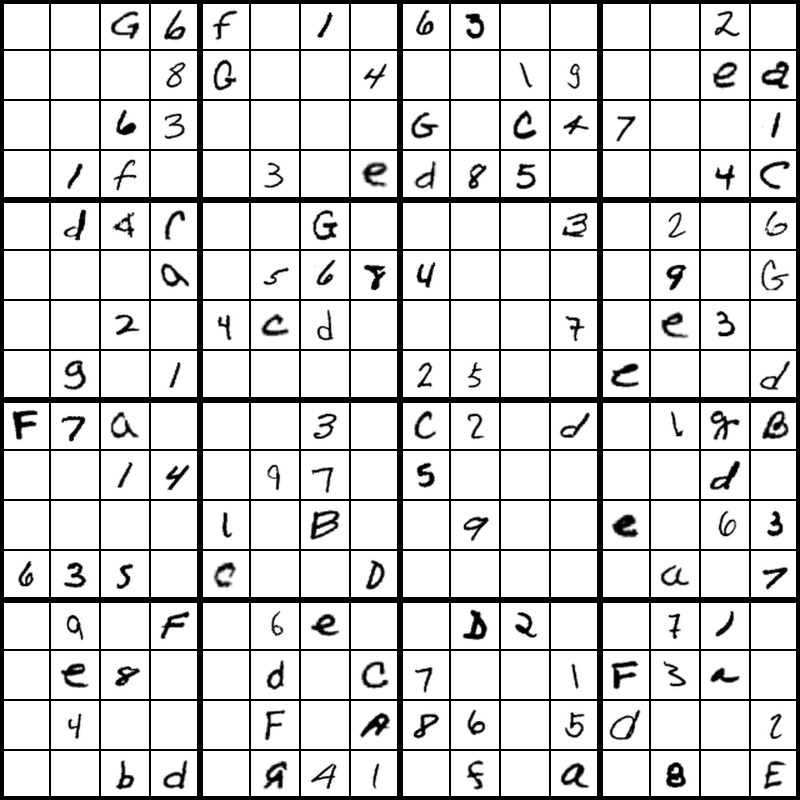
#> input picture 100-0 split detect handwritten digit errors/board_images/board16_10.png, 1600 x 1600 px (shown at 1/2 size)
$ python -i augmentation.py   (imports and definitions only)
#> lines starting #> are read from the running program, lines starting #| are printed output that depends on the picture
#> further down, picture is the input picture: shape (1600, 1600); min 0, max 255, mean 215.2
# -*- coding: utf-8 -*-
"""
Advanced data augmentation for handwritten KenKen character recognition.

Key additions over basic augmentation:
1. Elastic deformation (handwriting variation)
2. Erosion/dilation (stroke width variation)
3. Higher rotation range (-20 to +20 degrees)
4. Aspect ratio distortion
5. Variable scale (0.5-1.2)
"""

import numpy as np
from PIL import Image, ImageFilter
import random
from scipy.ndimage import map_coordinates, gaussian_filter


# [143 lines left out: functions elastic_transform, rotate_image, scale_and_center, distort_aspect_ratio, erode_dilate, not called in this run]


def translate_image(img_array, dx=0, dy=0):
    """
    Translate image by (dx, dy) pixels.

    Args:
        img_array: Input image
        dx: Horizontal offset
        dy: Vertical offset

    Returns:
        Translated image
    """
#> called with dx = -1, dy = 1
    result = np.ones_like(img_array)  # White background
    h, w = img_array.shape
#> h = 1600; w = 1600

    # Calculate source and destination regions
    src_x1 = max(0, -dx)
    src_y1 = max(0, -dy)
    src_x2 = min(w, w - dx)
#> src_x2 = 1600
    src_y2 = min(h, h - dy)
#> src_y2 = 1599

    dst_x1 = max(0, dx)
    dst_y1 = max(0, dy)
    dst_x2 = min(w, w + dx)
#> dst_x2 = 1599
    dst_y2 = min(h, h + dy)
#> dst_y2 = 1600

    result[dst_y1:dst_y2, dst_x1:dst_x2] = img_array[src_y1:src_y2, src_x1:src_x2]
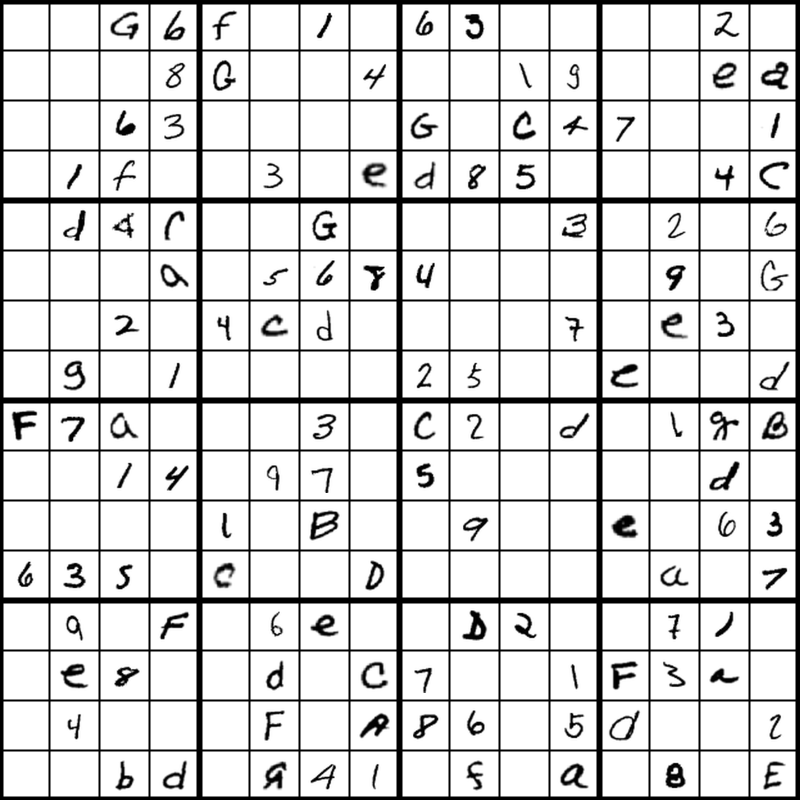
#> result: shape (1600, 1600) (shown at 1/2 size); min 0, max 255, mean 215.2
    return result


# [29 lines left out: functions add_gaussian_noise, add_salt_pepper_noise, apply_blur, not called in this run]


def augment_handwritten(img_array, level='medium'):
    """
    Apply comprehensive augmentation for handwritten digits.

    Args:
        img_array: Input image (28x28, 0-1 range, white bg)
        level: 'none', 'light', 'medium', 'heavy'

    Returns:
        Augmented image
    """
    if level == 'none':
        return img_array

    img = img_array.copy()

    # Define probabilities and ranges by level
    config = {
        'light': {
            'scale_range': (0.8, 1.0),
            'rotation_range': (-10, 10),
            'translate_range': (-2, 2),
            'elastic_prob': 0.2,
            'elastic_alpha': 20,
            'morph_prob': 0.1,
            'aspect_prob': 0.1,
            'blur_prob': 0.2,
            'noise_prob': 0.1,
        },
        'medium': {
            'scale_range': (0.6, 1.1),
            'rotation_range': (-15, 15),
            'translate_range': (-3, 3),
            'elastic_prob': 0.4,
            'elastic_alpha': 30,
            'morph_prob': 0.3,
            'aspect_prob': 0.3,
            'blur_prob': 0.3,
            'noise_prob': 0.2,
        },
        'heavy': {
            'scale_range': (0.5, 1.2),
            'rotation_range': (-20, 20),
            'translate_range': (-4, 4),
            'elastic_prob': 0.6,
            'elastic_alpha': 40,
            'morph_prob': 0.4,
            'aspect_prob': 0.4,
            'blur_prob': 0.4,
            'noise_prob': 0.3,
        },
    }

    cfg = config.get(level, config['medium'])

    # 1. Scale variation (simulate different puzzle sizes)
    if random.random() < 0.7:
        scale = random.uniform(*cfg['scale_range'])
        img = scale_and_center(img, scale)

    # 2. Rotation (simulate tilted writing)
    if random.random() < 0.5:
        angle = random.uniform(*cfg['rotation_range'])
        img = rotate_image(img, angle)

    # 3. Translation (simulate off-center extraction)
    if random.random() < 0.5:
        dx = random.randint(*cfg['translate_range'])
        dy = random.randint(*cfg['translate_range'])
        img = translate_image(img, dx, dy)

    # 4. Elastic deformation (simulate handwriting variation)
    if random.random() < cfg['elastic_prob']:
        alpha = random.uniform(cfg['elastic_alpha'] * 0.5, cfg['elastic_alpha'] * 1.5)
        sigma = random.uniform(3, 5)
        img = elastic_transform(img, alpha=alpha, sigma=sigma)

    # 5. Morphological operations (stroke width variation)
    if random.random() < cfg['morph_prob']:
        op = random.choice(['erode', 'dilate'])
        img = erode_dilate(img, operation=op, kernel_size=2)

    # 6. Aspect ratio distortion
    if random.random() < cfg['aspect_prob']:
        x_scale = random.uniform(0.9, 1.1)
        y_scale = random.uniform(0.9, 1.1)
        img = distort_aspect_ratio(img, x_scale, y_scale)

    # 7. Blur (simulate downsampling artifacts)
    if random.random() < cfg['blur_prob']:
        radius = random.uniform(0.3, 0.8)
        img = apply_blur(img, radius)

    # 8. Noise
    if random.random() < cfg['noise_prob']:
        if random.random() < 0.5:
            img = add_gaussian_noise(img, sigma=random.uniform(0.02, 0.08))
        else:
            img = add_salt_pepper_noise(img, amount=random.uniform(0.01, 0.03))

    return img


# [30 lines left out: function augment_for_confusion_pairs, not called in this run]


# [26 lines not run here, left out]

>>> import cv2
>>> picture = cv2.imread('../../../100-0 split detect handwritten digit errors/board_images/board16_10.png', cv2.IMREAD_GRAYSCALE)
>>> result = augment_handwritten(picture)

$ run again, on 100-0 split detect handwritten digit errors/board_images/board16_13.png
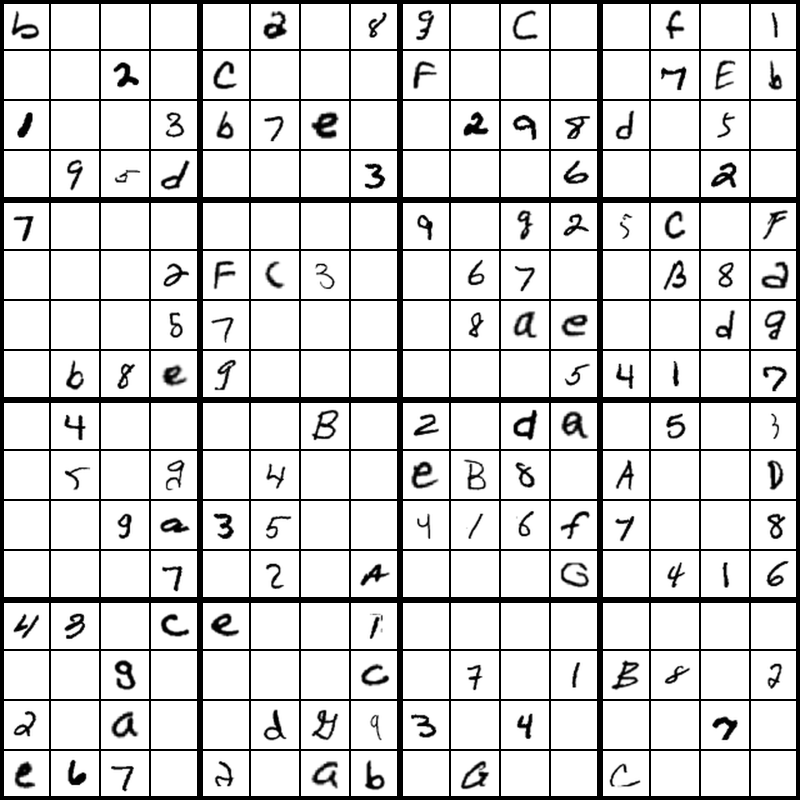
#> input picture 100-0 split detect handwritten digit errors/board_images/board16_13.png, 1600 x 1600 px (shown at 1/2 size)
#> picture is the input picture: shape (1600, 1600); min 0, max 255, mean 215.4
#> in translate_image, `result[dst_y1:dst_y2, dst_x1:dst_x2] = img_array[src_y1:src_y2, src_x1..`:
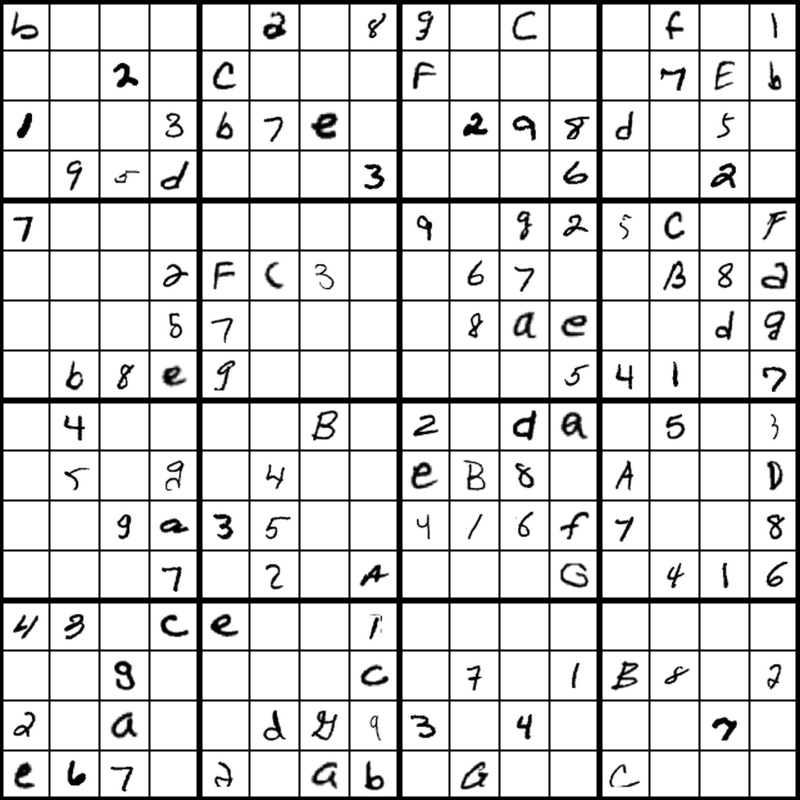
#> result: shape (1600, 1600) (shown at 1/2 size); min 0, max 255, mean 215.4

$ run again, on 100-0 split detect handwritten digit errors/board_images/board16_17.png
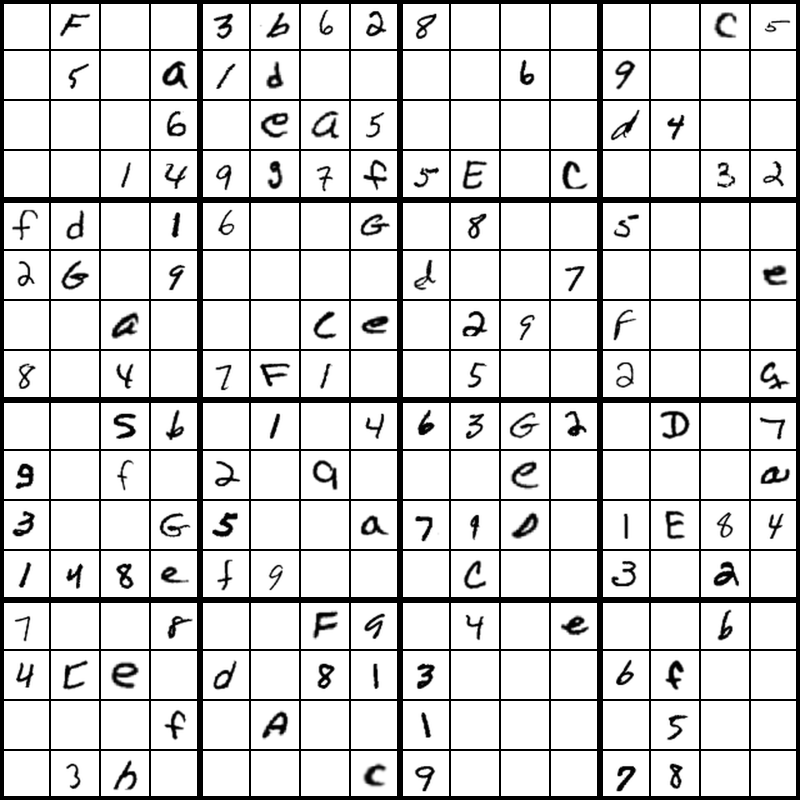
#> input picture 100-0 split detect handwritten digit errors/board_images/board16_17.png, 1600 x 1600 px (shown at 1/2 size)
#> picture is the input picture: shape (1600, 1600); min 0, max 255, mean 215.7
#> in translate_image, `result[dst_y1:dst_y2, dst_x1:dst_x2] = img_array[src_y1:src_y2, src_x1..`:
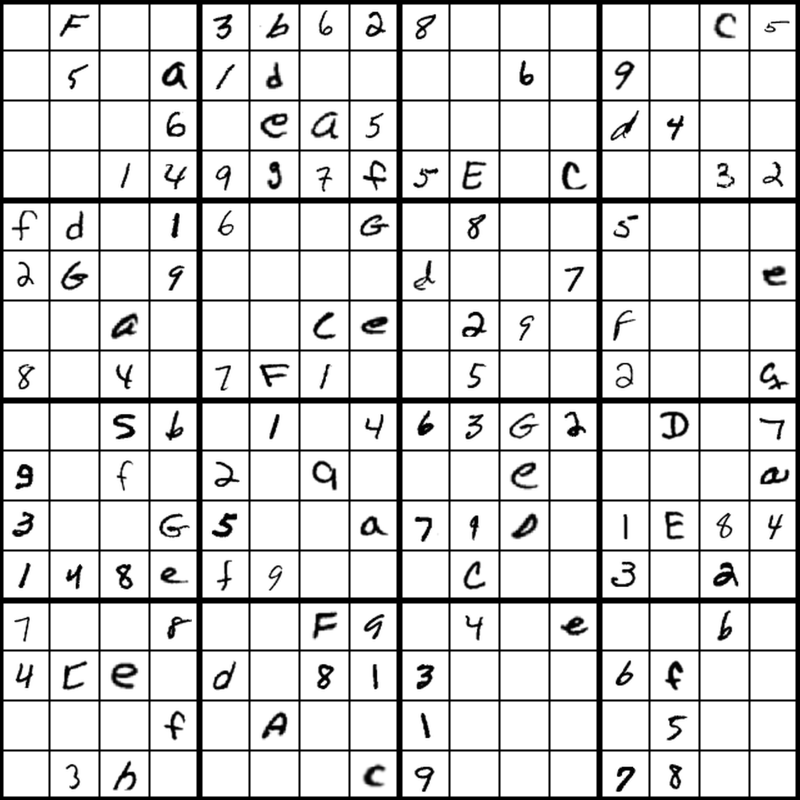
#> result: shape (1600, 1600) (shown at 1/2 size); min 0, max 255, mean 215.7

$ run again, on 100-0 split detect handwritten digit errors/board_images/board16_2.png
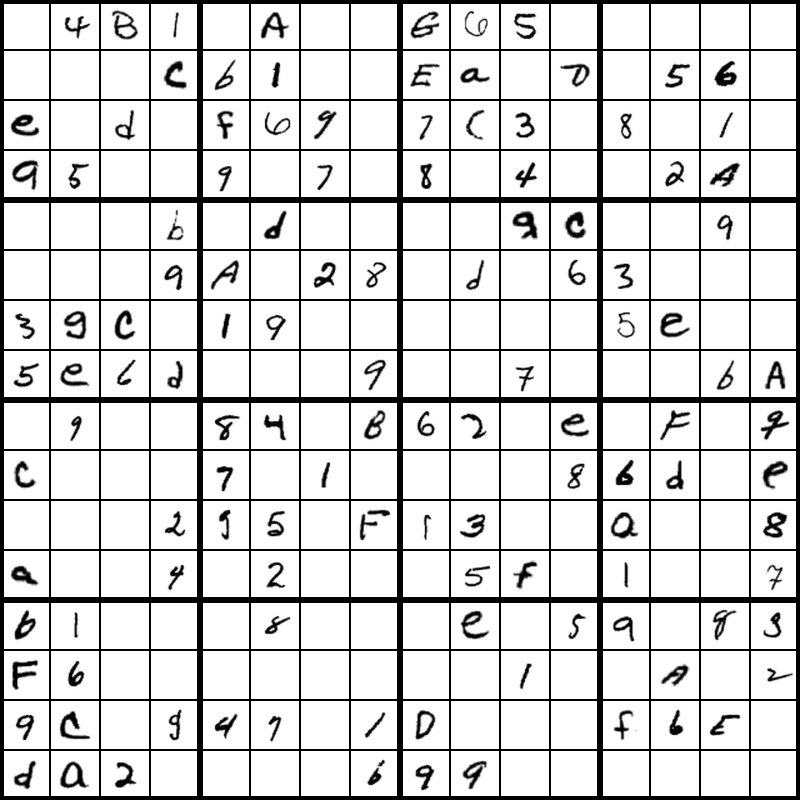
#> input picture 100-0 split detect handwritten digit errors/board_images/board16_2.png, 1600 x 1600 px (shown at 1/2 size)
#> picture is the input picture: shape (1600, 1600); min 0, max 255, mean 215.4
#> in translate_image, `result[dst_y1:dst_y2, dst_x1:dst_x2] = img_array[src_y1:src_y2, src_x1..`:
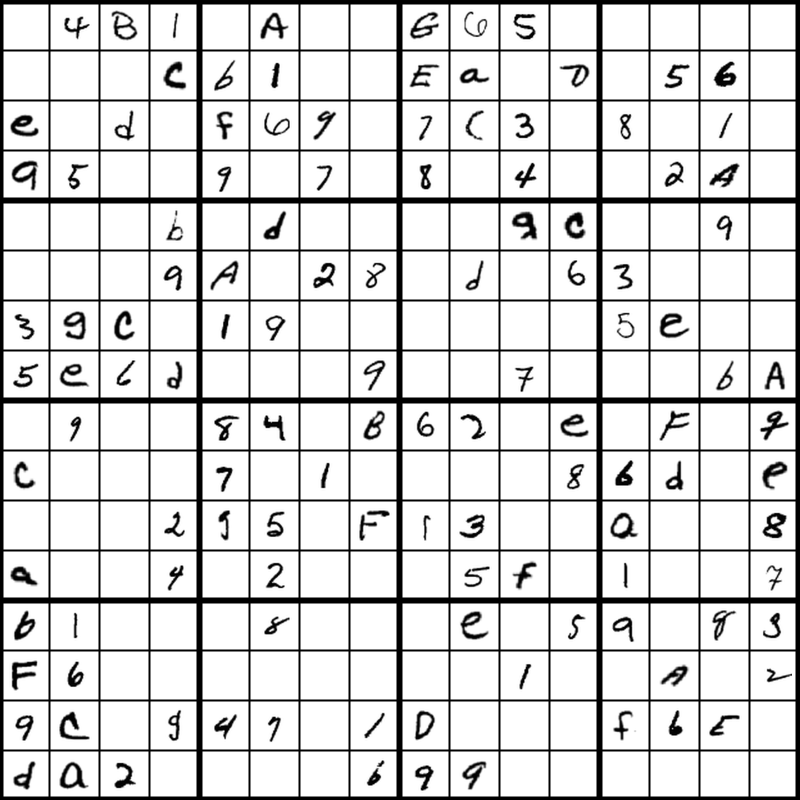
#> result: shape (1600, 1600) (shown at 1/2 size); min 0, max 255, mean 215.4
